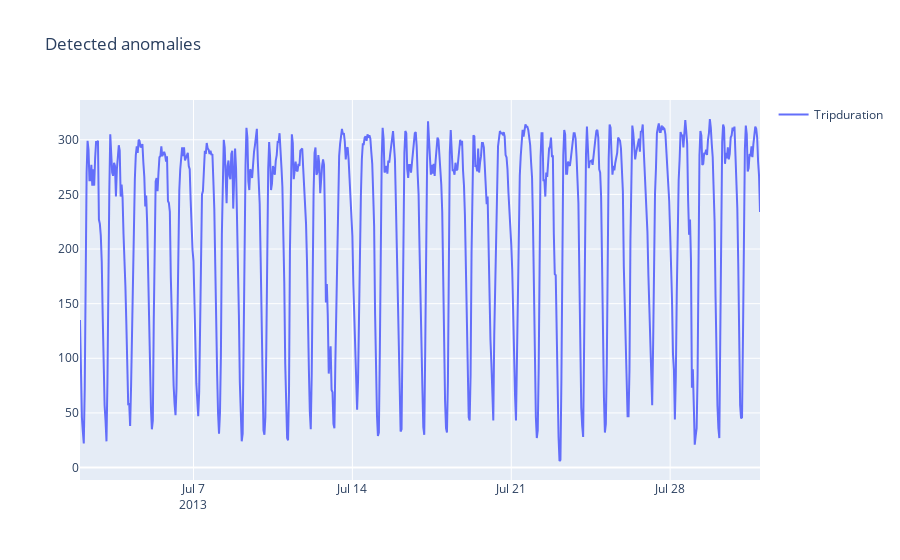

Here is the notebook cell this chart was saved with:
### Code cell
fig1 = go.Figure()
fig1.add_trace(go.Scatter(x=test1_score_df.index, y=test1_trans['ss_id'], name='Tripduration'))
fig1.add_trace(go.Scatter(x=anomalies1.index, y=anamolies1_tr['ss_id'], mode='markers', name='Anomaly'))
fig1.update_layout(showlegend=True, title='Detected anomalies')
fig1.show()

### Figure 1 — Plotly figure (JSON) as saved in the notebook; plotly's stock layout.template omitted (floating-point values rounded to 4 significant figures; data arrays with more than 128 entries replaced by an {"elided": "..."} marker saying what was removed)
{"data": [{"name": "Tripduration", "type": "scatter", "x": {"elided": "720 str values"}, "y": {"elided": "720 float values"}}, {"mode": "markers", "name": "Anomaly", "type": "scatter", "x": [], "y": {"elided": "720 float values"}}], "layout": {"showlegend": true, "title": {"text": "Detected anomalies"}}}
